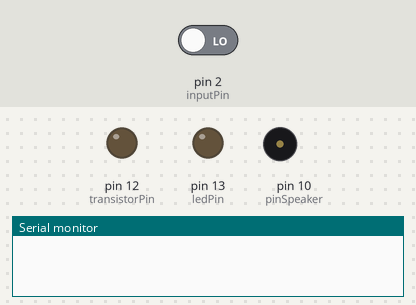
Recording of a sketch running on a simulated Arduino Uno, built with avr-gcc and run on an emulated ATmega328P. On the bench: output pins drawn as LEDs (lit = HIGH), buzzer (waves = sounding), the last lines printed to the serial monitor. Inputs (shaded band) come from the test bench; at power-on: pin 2 (inputPin) LOW.

Above: at 6.2 s.
6.3 s: pin 2 (inputPin) driven HIGH
At 6.55 s:
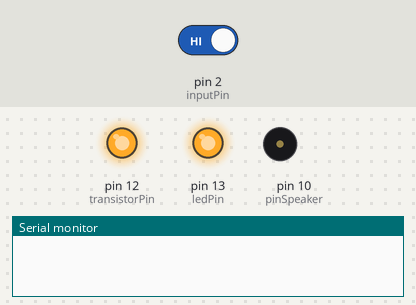
At 7.24 s:
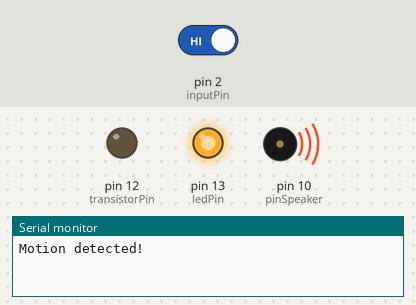
9.3 s: pin 2 (inputPin) driven LOW
At 10.6 s:
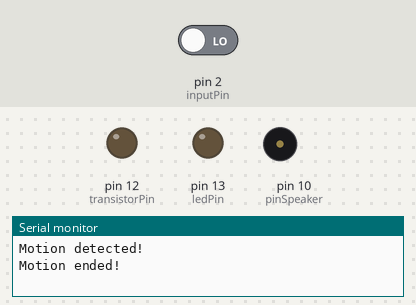
Timing chart, 0 to 12.3 s (numbered marks = the images above; inputs shaded):
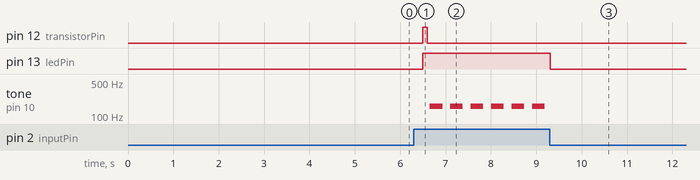

The sketch:

PIR_MotionSensor_v2.ino
```cpp
//https://www.google.com/search?q=make+pir+arduino&oq=make+pir+arduino&aqs=chrome..69i57.6267j0j4&sourceid=chrome&es_sm=93&ie=UTF-8// Uses a PIR sensor to detect movement, buzzes a buzzer
// more info here: http://blog.makezine.com/projects/pir-sensor-arduino-alarm/
// email me, John Park, at jp@jpixl.net
// based upon:
// PIR sensor tester by Limor Fried of Adafruit
// tone code by michael@thegrebs.com


int ledPin = 13;                // choose the pin for the LEDhttp://www.kosagi.com/w/index.php?title=Novena_Main_Page#Firmware
int armedLed = 4;
int inputPin = 2;               // choose the input pin (for PIR sensor)
int pirState = LOW;             // we start, assuming no motion detected
int val = 0;                    // variable for reading the pin status
int pinSpeaker = 10;           //Set up a speaker on a PWM pin (digital 9, 10, or 11)
int transistorPin = 12;    // connected to the base of the transistor
int oneShot = 1;

void setup() {
  pinMode(ledPin, OUTPUT);      // declare LED as output
  pinMode(inputPin, INPUT);     // declare sensor as input
  pinMode(pinSpeaker, OUTPUT);  // declare piezo as output
  pinMode(transistorPin, OUTPUT);  // set  the transistor pin as output:
  Serial.begin(9600);
  delay(2000);
  while (digitalRead(inputPin) == HIGH) {
    delay(1);
  }
  delay(3000);
}

void loop(){

  if (oneShot != 0) {
          digitalWrite(armedLed, HIGH);  // turn LED ON
    }else {
      digitalWrite(armedLed, LOW);  // turn LED ON\ff
    }

  val = digitalRead(inputPin);  // read input value

  if (val == HIGH) {            // check if the input is HIGH
    digitalWrite(ledPin, HIGH);  // turn LED ON
    if (oneShot == 1) {
          digitalWrite(transistorPin, HIGH);
          delay(100);
          digitalWrite(transistorPin, LOW);
          oneShot = 0;
    }
    playTone(300, 160);

    delay(150);


    if (pirState == LOW) {
      // we have just turned on
      Serial.println("Motion detected!");
      // We only want to print on the output change, not state
      pirState = HIGH;
    }
  } else {
      digitalWrite(ledPin, LOW); // turn LED OFF
      playTone(0, 0);
      delay(300);
      if (pirState == HIGH){
      // we have just turned off
      Serial.println("Motion ended!");
      // We only want to print on the output change, not state
      pirState = LOW;
    }
  }
}
// duration in mSecs, frequency in hertz
void playTone(long duration, int freq) {
    duration *= 1000;
    int period = (1.0 / freq) * 1000000;
    long elapsed_time = 0;
    while (elapsed_time < duration) {
        digitalWrite(pinSpeaker,HIGH);
        delayMicroseconds(period / 2);
        digitalWrite(pinSpeaker, LOW);
        delayMicroseconds(period / 2);
        elapsed_time += (period);
    }
}
```

Measured:
- after the input at 6.3 s, pin 12 (transistorPin): LOW → HIGH after 0.20 s, → LOW 0.10 s later; pin 13 (ledPin): LOW → HIGH after 0.20 s; tone on pin 10 (pinSpeaker): alternates 160 Hz for 0.28 s and silent for 0.17 s, starting after 0.35 s
- after the input at 9.3 s, pin 13 (ledPin): HIGH → LOW at once; tone on pin 10 (pinSpeaker): stops changing and stays silent
